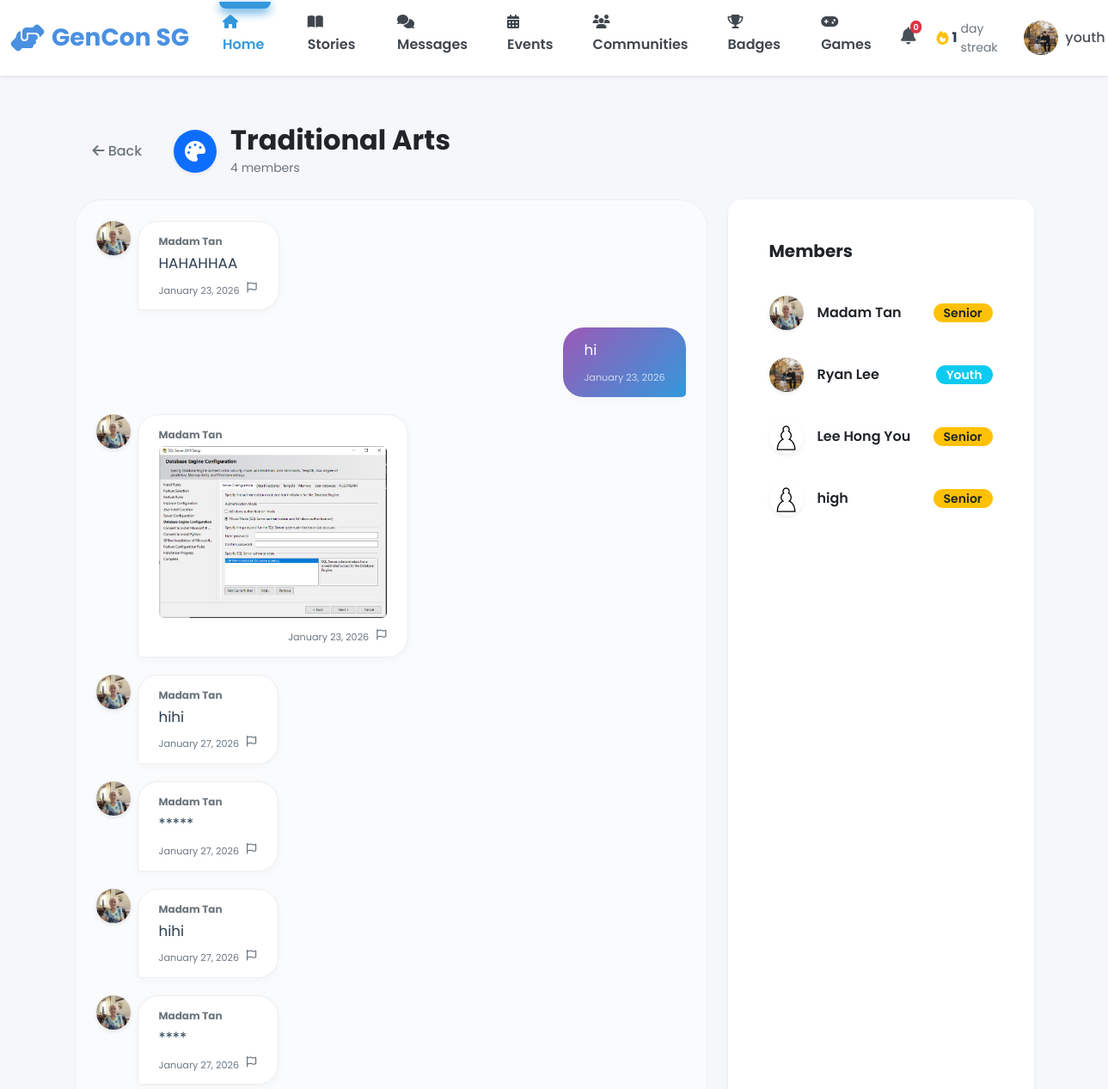
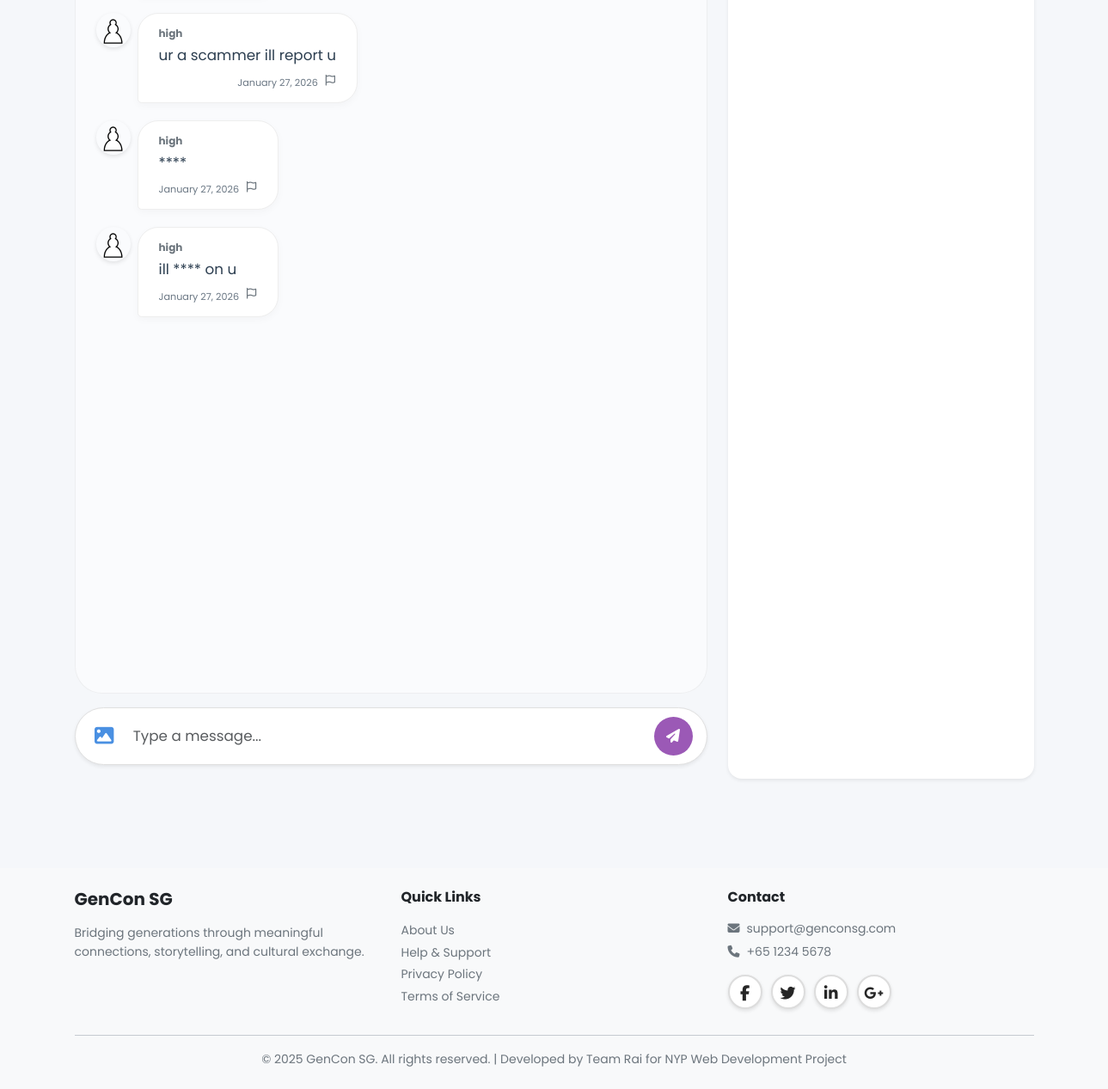
Page /youth/communities/1 (signed in) on the committed database (2 pictures, top to bottom).
### models.py (models this page shows, shortened)
class Community(db.Model):
    __tablename__ = 'communities'
    id = db.Column(db.Integer, primary_key=True)
    name = db.Column(db.String(100), nullable=False, unique=True)
    type = db.Column(db.String(20), nullable=False)  # Story, Hobby, Learning
    description = db.Column(db.Text)
    rules = db.Column(db.Text)
    icon = db.Column(db.String(50), default='fas fa-users')
    banner_class = db.Column(db.String(50), default='default')
    tags = db.Column(db.String(255))  # Comma separated tags
    photo_url = db.Column(db.String(255))
    member_count = db.Column(db.Integer, default=0)
    created_by = db.Column(db.Integer, db.ForeignKey('users.id'), nullable=False)
    created_at = db.Column(db.DateTime, default=datetime.utcnow, nullable=False)
    creator = db.relationship('User')
    members = db.relationship('CommunityMember', back_populates='community',
                             lazy='dynamic', cascade='all, delete-orphan')
    posts = db.relationship('CommunityPost', back_populates='community',
                           lazy='dynamic', cascade='all, delete-orphan')

class CommunityPost(db.Model):
    __tablename__ = 'community_posts'
    id = db.Column(db.Integer, primary_key=True)
    community_id = db.Column(db.Integer, db.ForeignKey('communities.id'), nullable=False, index=True)
    user_id = db.Column(db.Integer, db.ForeignKey('users.id'), nullable=False, index=True)
    content = db.Column(db.Text, nullable=True)
    photo_url = db.Column(db.String(255))
    created_at = db.Column(db.DateTime, default=datetime.utcnow, nullable=False)
    community = db.relationship('Community', back_populates='posts')
    user = db.relationship('User')

class User(db.Model):
    __tablename__ = 'users'
    id = db.Column(db.Integer, primary_key=True)
    username = db.Column(db.String(80), unique=True, nullable=False, index=True)
    password_hash = db.Column(db.String(255), nullable=False)
    email = db.Column(db.String(120), unique=True, nullable=False, index=True)
    full_name = db.Column(db.String(120), nullable=False)
    phone = db.Column(db.String(20))
    age = db.Column(db.Integer, nullable=False)
    bio = db.Column(db.Text)  # User biography
    school = db.Column(db.String(255))  # School or organization for youth
    role = db.Column(db.String(20), nullable=False)  # 'senior', 'youth', or 'admin'
    elo = db.Column(db.Integer, default=1200) # Default ELO rating
    profile_picture = db.Column(db.String(255), default='images/default-avatar.png')
    disable_reason = db.Column(db.Text)
    interests_json = db.Column(db.Text)  # Stores interests as JSON array
    languages_json = db.Column(db.Text)  # Stores languages as JSON array
    accessibility_settings_json = db.Column(db.Text)  # Stores settings as JSON object
    created_at = db.Column(db.DateTime, default=datetime.utcnow, nullable=False)
    last_active = db.Column(db.DateTime, default=datetime.utcnow, nullable=False)
    is_active = db.Column(db.Boolean, default=True)
    stories = db.relationship('Story', back_populates='user', lazy='dynamic')
    sent_messages = db.relationship('Message', foreign_keys='Message.sender_id',
                                   back_populates='sender', lazy='dynamic')
    received_messages = db.relationship('Message', foreign_keys='Message.recipient_id',
                                       back_populates='recipient', lazy='dynamic')
    senior_pairs = db.relationship('Pair', foreign_keys='Pair.senior_id',
                                   back_populates='senior', lazy='dynamic')
    youth_pairs = db.relationship('Pair', foreign_keys='Pair.youth_id',
                                 back_populates='youth', lazy='dynamic')
    streak = db.relationship('Streak', back_populates='user', uselist=False)
    badges = db.relationship('Badge', back_populates='user', lazy='dynamic')
    checkins = db.relationship('Checkin', back_populates='user', lazy='dynamic')
    @property
    def interests(self):
        """Get interests as Python list from JSON string."""
        if self.interests_json:
            return json.loads(self.interests_json)
        return []
    @interests.setter
    def interests(self, value):
        """Set interests from Python list, store as JSON string."""
        self.interests_json = json.dumps(value)
    @property
    def languages(self):
        """Get languages as Python list from JSON string."""
        if self.languages_json:
            return json.loads(self.languages_json)
        return []
    @languages.setter
    def languages(self, value):
        """Set languages from Python list, store as JSON string."""
        self.languages_json = json.dumps(value)
    @property
    def accessibility_settings(self):
        """Get accessibility settings as Python dict from JSON string."""
        if self.accessibility_settings_json:
            return json.loads(self.accessibility_settings_json)
        return {}

class CommunityMember(db.Model):
    __tablename__ = 'community_members'
    id = db.Column(db.Integer, primary_key=True)
    community_id = db.Column(db.Integer, db.ForeignKey('communities.id'), nullable=False, index=True)
    user_id = db.Column(db.Integer, db.ForeignKey('users.id'), nullable=False, index=True)
    joined_at = db.Column(db.DateTime, default=datetime.utcnow, nullable=False)
    last_viewed_at = db.Column(db.DateTime, default=datetime.utcnow)
    community = db.relationship('Community', back_populates='members')
    user = db.relationship('User')
    __table_args__ = (db.UniqueConstraint('community_id', 'user_id', name='unique_community_user'),)

### blueprints/youth.py (the view)
@youth_bp.route('/communities/<int:community_id>')
@login_required
def view_community(community_id):
    community = Community.query.get_or_404(community_id)
    user_id = session['user_id']
    member = CommunityMember.query.filter_by(
        community_id=community_id,
        user_id=user_id
    ).first()
    if not member:
        flash('You must join this community to view the chat.', 'warning')
        return redirect(url_for('youth.communities'))
    member.last_viewed_at = datetime.utcnow()
    db.session.commit()
    posts = CommunityPost.query.filter_by(community_id=community_id)\
        .order_by(CommunityPost.created_at.asc()).all()
    members = community.members.all()
    return render_template('youth/community_chat.html', community=community, posts=posts, user_id=user_id, members=members)

### templates/youth/community_chat.html (shortened to what this page needs)
{% extends "base.html" %}
{% block body_class %}youth-dashboard{% endblock %}
{% block extra_css %}
<link rel="stylesheet" href="{{ url_for('static', filename='css/chat.css') }}">
{% endblock %}
{% block content %}
<div class="container py-4">
    <div class="d-flex align-items-center mb-4">
        <a href="{{ url_for('youth.communities') }}" class="btn btn-outline-secondary me-3 rounded-pill">
            <i class="fas fa-arrow-left"></i> Back
        </a>
        <div class="d-flex align-items-center">
            <div class="rounded-circle bg-primary text-white d-flex align-items-center justify-content-center me-3 shadow-sm" style="width: 50px; height: 50px; font-size: 1.5rem;">
                <i class="{{ community.icon }}"></i>
            </div>
            <div>
                <h2 class="mb-0 fw-bold">{{ community.name }}</h2>
                <small class="text-muted">{{ community.member_count }} members</small>
            </div>
        </div>
    </div>
    <div class="row">
        <div class="col-lg-8">
            <div class="modern-chat-interface">
                <div class="message-feed" id="chat-messages">
                    {% for post in posts %}
                        <div class="message-wrapper {% if post.user_id == user_id %}me{% else %}other{% endif %}">
                            {% if post.user_id != user_id %}
                                <a href="{{ url_for('youth.public_profile', user_id=post.user_id) }}">
                                    <img src="{{ url_for('static', filename=post.user.profile_picture|fix_pfp) }}" class="chat-avatar me-2">
                                </a>
                            {% endif %}
                            <div class="message-bubble">
                                {% if post.user_id != user_id %}
                                    <span class="message-sender-name">{{ post.user.full_name }}</span>
                                {% endif %}
                                {% if post.photo_url %}
                                    <img src="{{ url_for('static', filename=post.photo_url) }}" class="img-fluid rounded mb-2" style="max-height: 200px;">
                                {% endif %}
                                <div class="content-text">{{ post.content }}</div>
                                <div class="d-flex justify-content-end align-items-center mt-1">
                                    <div class="time-stamp">{{ post.created_at|timeago }}</div>
                                    {% if post.user_id != user_id %}
                                    <button class="btn btn-link btn-sm text-muted p-0 ms-2 report-btn" onclick="openReportModal({{ post.id }}, 'community')" title="Report Post">
                                        <i class="far fa-flag" style="font-size: 0.8rem;"></i>
                                    </button>
                                    {% endif %}
                                </div>
                            </div>
                        </div>
                    {% endfor %}
                </div>
                <div class="input-area-modern position-relative">
                    <form id="chat-form">
                        <div class="pill-input-wrapper shadow-sm">
                            <button type="button" class="btn emoji-trigger" onclick="document.getElementById('photo-upload').click()">
                                <i class="fas fa-image text-primary"></i>
                            </button>
                            <input type="text" id="message-input" class="form-control auto-expand" placeholder="Type a message..." autocomplete="off">
                            <button type="submit" class="btn circle-send-btn">
                                <i class="fas fa-paper-plane"></i>
                            </button>
                        </div>
                    </form>
                </div>
            </div>
        </div>
        <div class="col-lg-4 d-none d-lg-block">
            <div class="card shadow-sm h-100 border-0 rounded-4">
                <div class="card-header bg-white border-0 pt-4 px-4">
                    <h5 class="mb-0 fw-bold">Members</h5>
                </div>
                <div class="card-body p-0" style="max-height: 70vh; overflow-y: auto;">
                    <ul class="list-group list-group-flush">
                        {% for member in members %}
                            <li class="list-group-item d-flex align-items-center px-4 py-3 border-0">
                                <a href="{{ url_for('youth.public_profile', user_id=member.user_id) }}" class="d-flex align-items-center text-decoration-none text-dark w-100">
                                    <img src="{{ url_for('static', filename=member.user.profile_picture|fix_pfp) }}" class="rounded-circle me-3 shadow-sm" style="width: 40px; height: 40px; object-fit: cover;">
                                    <span class="fw-semibold">{{ member.user.full_name }}</span>
                                </a>
                                {% if member.user.role == 'senior' %}
                                    <span class="badge bg-warning text-dark ms-auto rounded-pill">Senior</span>
                                {% else %}
                                    <span class="badge bg-info text-white ms-auto rounded-pill">Youth</span>
                                {% endif %}
                            </li>
                        {% endfor %}
                    </ul>
                </div>
            </div>
        </div>
    </div>
</div>
{% endblock %}

### rows in the picture
Community: name "Traditional Arts", member_count "4"
CommunityPost: profile_picture (picture), user.full_name "Madam Tan", content "HAHAHHAA", created_at "January 23, 2026"
CommunityPost: content "hi", created_at "January 23, 2026"
CommunityPost: profile_picture (picture), user.full_name "Madam Tan", photo_url (picture), created_at "January 23, 2026"
CommunityPost: profile_picture (picture), user.full_name "Madam Tan", content "hihi", created_at "January 27, 2026"
CommunityPost: profile_picture (picture), user.full_name "Madam Tan", content "*****", created_at "January 27, 2026"
CommunityPost: profile_picture (picture), user.full_name "Madam Tan", content "hihi", created_at "January 27, 2026"
CommunityPost: profile_picture (picture), user.full_name "Madam Tan", content "****", created_at "January 27, 2026"
CommunityPost: profile_picture (placeholder picture), user.full_name "high", content "ur a scammer ill report u", created_at "January 27, 2026"
CommunityPost: profile_picture (placeholder picture), user.full_name "high", content "****", created_at "January 27, 2026"
CommunityPost: profile_picture (placeholder picture), user.full_name "high", content "ill **** on u", created_at "January 27, 2026"
CommunityMember: profile_picture (picture), user.full_name "Madam Tan", shows "Senior"
CommunityMember: profile_picture (picture), user.full_name "Ryan Lee", shows "Youth"
CommunityMember: profile_picture (placeholder picture), user.full_name "Lee Hong You", shows "Senior"
CommunityMember: profile_picture (placeholder picture), user.full_name "high", shows "Senior"

### other values in the picture
{{ user_streak|default(0) }} "1"
{{ session.username }} "youth"
